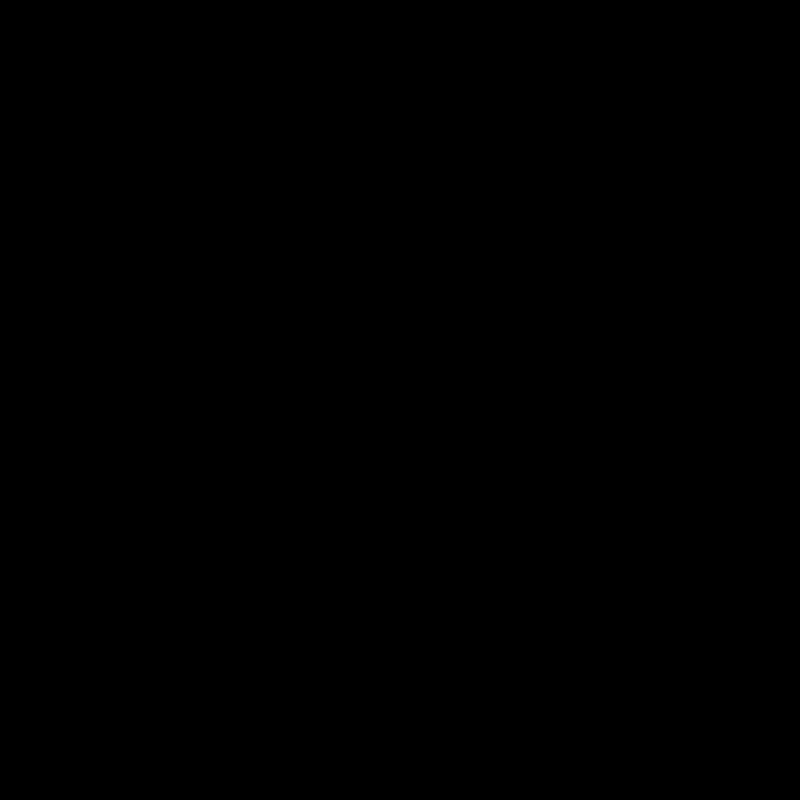
Frame 1 (no input)
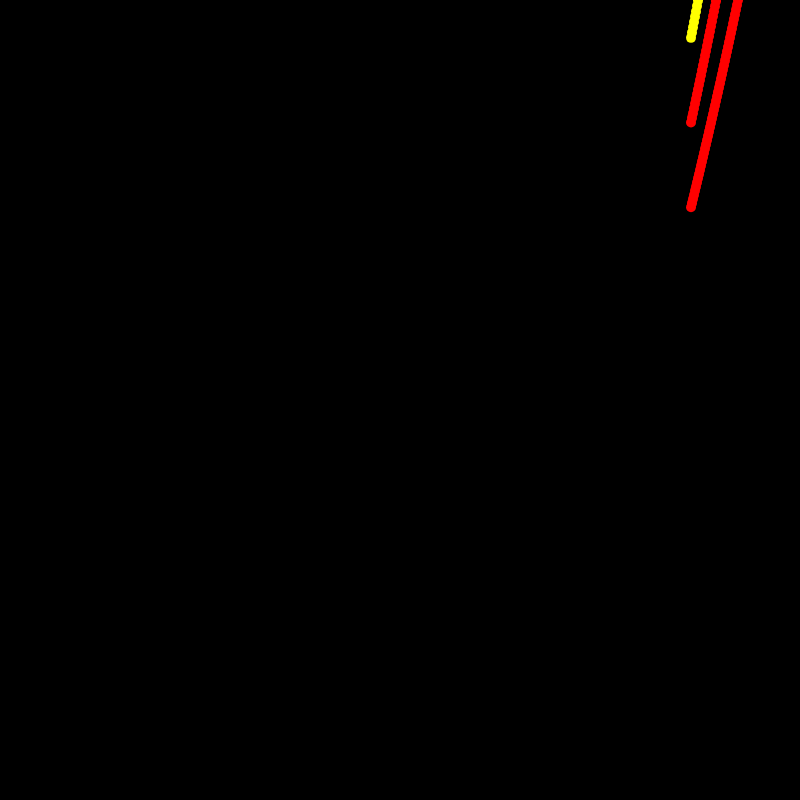
Frame 60 (no input)
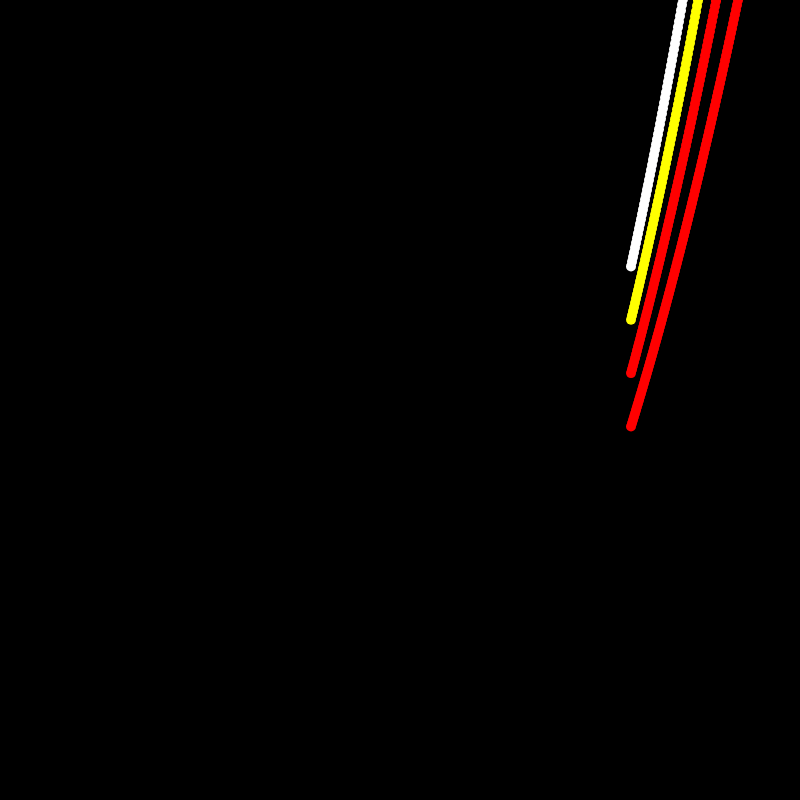
Frame 120 (the mouse pressed at the canvas centre since frame 60)

The p5.js sketch that drew these frames (run headless with seeded random() and noise() and a simulated clock; from frame 60 on, the mouse is pressed at the canvas centre):

// p5.js sketch
// ── sketch.js
var y = -350
var x = y;

function setup(){
    createCanvas(800, 800);
    background(0);
    frameRate(120);
}

function draw(){
    noStroke();
    translate(width / 2, height);
    fill(255);
    ellipse(-x, -0.01*x*x, 10, 10);
    fill("yellow");
    ellipse(-x, -0.03*x*x, 10, 10);
    fill("red");
    ellipse(-x, -0.008*x*x, 10, 10);
    fill("blue");
    ellipse(-x, -0.04*x*x, 10, 10);
    ellipse(-x, -0.05*x*x, 10, 10);
    fill("yellow");
    ellipse(-x, -0.009*x*x, 10, 10);
    fill("red");
    ellipse(-x, -0.007*x*x, 10, 10);
    fill("blue");
    ellipse(-x, -0.05*x*x, 10, 10);
    x++;
}
